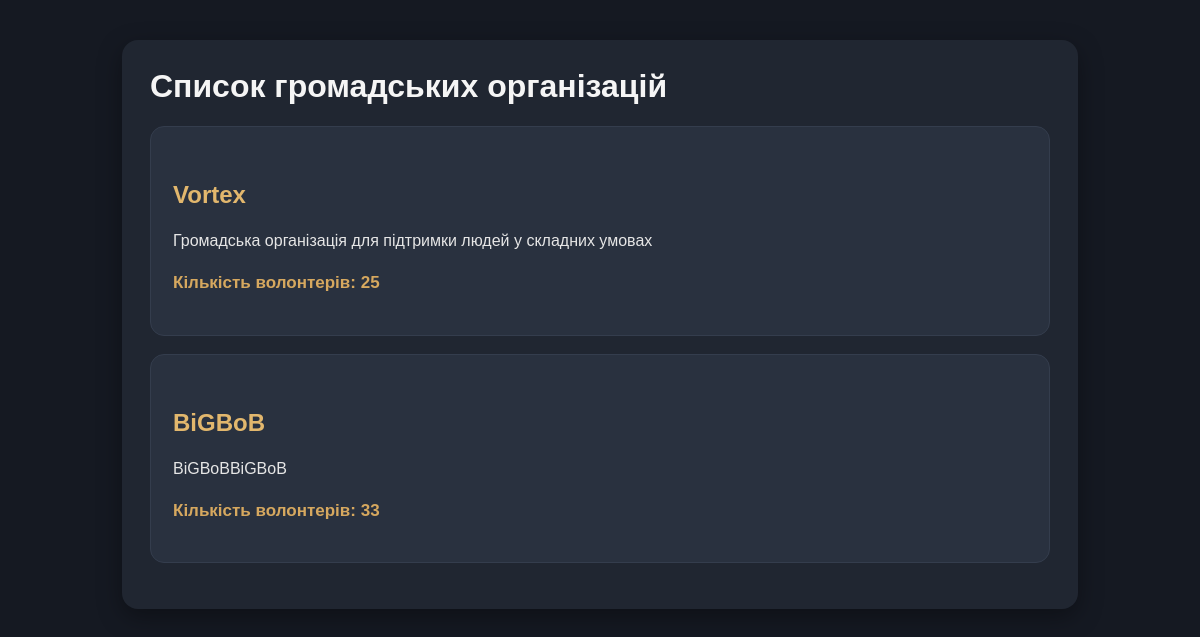
The page / on the database its author committed.
### organizations/models.py (models this page shows, shortened)
class Organization(models.Model):
    name = models.CharField(max_length=150, verbose_name="Назва організації")
    description = models.TextField(verbose_name="Опис")
    volunteers_count = models.PositiveIntegerField(verbose_name="Кількість волонтерів")

### organizations/views.py (the view)
# urls.py: path('', views.organization_list, name='organization_list'),
def organization_list(request):
    organizations = Organization.objects.all()
    return render(
        request,
        'organizations/organization_list.html',
        {'organizations': organizations}
    )

### organizations/templates/organizations/organization_list.html (shortened to what this page needs)
{% load static %}
<!DOCTYPE html>
<html lang="uk">
<head>
    <link rel="stylesheet" href="{% static 'organizations/style.css' %}">
</head>
<body>
    <div class="container">
        <h1>Список громадських організацій</h1>
        {% for organization in organizations %}
            <div class="card">
                <h2>
                    <a href="/organization/{{ organization.id }}/">
                        {{ organization.name }}
                    </a>
                </h2>
                <p>{{ organization.description }}</p>
                <p class="volunteers">
                    Кількість волонтерів:
                    {{ organization.volunteers_count }}
                </p>
            </div>
        {% endfor %}
    </div>
</body>
</html>

### organizations/static/organizations/style.css (style rules this page uses)
body { margin: 0; font-family: Arial, sans-serif; background-color: #151922; color: #e6e6e6; }
.container { max-width: 900px; margin: 40px auto; padding: 28px; background-color: #202631; border-radius: 16px; box-shadow: 0 8px 24px rgba(0, 0, 0, 0.35); }
h1 { color: #f5f5f5; margin-top: 0; }
h2 { color: #d6a85f; margin-top: 32px; }
p { line-height: 1.5; }
.card { padding: 22px; margin: 18px 0; border: 1px solid #343d4d; border-radius: 14px; background-color: #29313f; }
.volunteers { color: #d6a85f; font-weight: 700; font-size: 17px; }
a { color: #e2b76d; text-decoration: none; font-weight: 700; }

### rows shown on the page
Organization: name "Vortex", description "Громадська організація для підтримки людей у складних умовах", volunteers_count "25"
Organization: name "BiGBoB", description "BiGBoBBiGBoB", volunteers_count "33"
